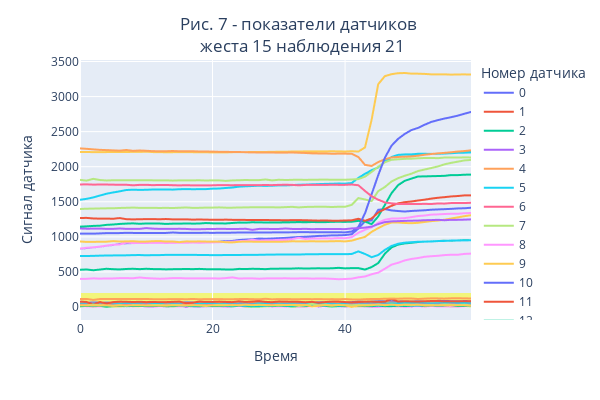

Here is the notebook cell this chart was saved with:
### Markdown cell above
Построим диаграмму сигналов

### Code cell
# Линейная диаграмма
df = df_15_[21]
df_active = df_15_[21][active_sensors_15_21]

fig = px.line(
    data_frame=df,
    x=df.index,
    y=df.columns
)

fig.update_layout(
    title=dict(text='Рис. 7 - показатели датчиков <br> жеста 15 наблюдения 21', x=.5, xanchor='center'),
    xaxis_title_text = 'Время',
    yaxis_title_text = 'Сигнал датчика',
    legend_title_text ='Номер датчика',
    width=600, height=400, 
)

fig.add_hrect(
    y0="0", y1="200",
    fillcolor="yellow", opacity=0.5,
    layer="below", line_width=0,
)
fig.show();   
#fig.write_image('figures/fig.png')

### Figure 1 — Plotly figure (JSON) as saved in the notebook; plotly's stock layout.template omitted (floating-point values rounded to 4 significant figures)
{"data": [{"hovertemplate": "variable=0<br>index=%{x}<br>value=%{y}<extra></extra>", "legendgroup": "0", "line": {"color": "#636efa", "dash": "solid"}, "marker": {"symbol": "circle"}, "mode": "lines", "name": "0", "showlegend": true, "type": "scattergl", "x": [0, 1, 2, 3, 4, 5, 6, 7, 8, 9, 10, 11, 12, 13, 14, 15, 16, 17, 18, 19, 20, 21, 22, 23, 24, 25, 26, 27, 28, 29, 30, 31, 32, 33, 34, 35, 36, 37, 38, 39, 40, 41, 42, 43, 44, 45, 46, 47, 48, 49, 50, 51, 52, 53, 54, 55, 56, 57, 58, 59], "xaxis": "x", "y": [832, 841, 850, 860, 874, 885, 898, 910, 912, 913, 913, 918, 919, 919, 917, 919, 921, 920, 921, 924, 928, 934, 938, 942, 955, 961, 965, 975, 973, 976, 981, 985, 992, 998, 1001, 1007, 1013, 1016, 1021, 1022, 1025, 1038, 1118, 1222, 1235, 1385, 1396, 1377, 1368, 1361, 1369, 1374, 1379, 1387, 1391, 1395, 1399, 1405, 1408, 1415], "yaxis": "y"}, {"hovertemplate": "variable=1<br>index=%{x}<br>value=%{y}<extra></extra>", "legendgroup": "1", "line": {"color": "#EF553B", "dash": "solid"}, "marker": {"symbol": "circle"}, "mode": "lines", "name": "1", "showlegend": true, "type": "scattergl", "x": [0, 1, 2, 3, 4, 5, 6, 7, 8, 9, 10, 11, 12, 13, 14, 15, 16, 17, 18, 19, 20, 21, 22, 23, 24, 25, 26, 27, 28, 29, 30, 31, 32, 33, 34, 35, 36, 37, 38, 39, 40, 41, 42, 43, 44, 45, 46, 47, 48, 49, 50, 51, 52, 53, 54, 55, 56, 57, 58, 59], "xaxis": "x", "y": [13, 12, 13, 9, 11, 14, 12, 10, 16, 31, 16, 11, 14, 17, 18, 17, 4, 15, 14, 14, 9, 17, 17, 15, 14, 12, 21, 16, 12, 10, 6, 15, 7, 17, 14, 11, 16, 13, 10, 11, 11, 13, 18, 18, 14, 13, 15, 13, 10, 12, 15, 16, 14, 12, 13, 19, 14, 17, 14, 16], "yaxis": "y"}, {"hovertemplate": "variable=2<br>index=%{x}<br>value=%{y}<extra></extra>", "legendgroup": "2", "line": {"color": "#00cc96", "dash": "solid"}, "marker": {"symbol": "circle"}, "mode": "lines", "name": "2", "showlegend": true, "type": "scattergl", "x": [0, 1, 2, 3, 4, 5, 6, 7, 8, 9, 10, 11, 12, 13, 14, 15, 16, 17, 18, 19, 20, 21, 22, 23, 24, 25, 26, 27, 28, 29, 30, 31, 32, 33, 34, 35, 36, 37, 38, 39, 40, 41, 42, 43, 44, 45, 46, 47, 48, 49, 50, 51, 52, 53, 54, 55, 56, 57, 58, 59], "xaxis": "x", "y": [1146, 1150, 1156, 1159, 1171, 1176, 1184, 1189, 1192, 1186, 1191, 1190, 1190, 1184, 1188, 1188, 1191, 1189, 1190, 1197, 1193, 1192, 1191, 1198, 1204, 1202, 1208, 1206, 1205, 1204, 1205, 1206, 1208, 1210, 1208, 1212, 1210, 1210, 1214, 1215, 1214, 1216, 1228, 1218, 1181, 1291, 1454, 1622, 1737, 1799, 1830, 1861, 1862, 1865, 1867, 1870, 1881, 1880, 1886, 1888], "yaxis": "y"}, {"hovertemplate": "variable=3<br>index=%{x}<br>value=%{y}<extra></extra>", "legendgroup": "3", "line": {"color": "#ab63fa", "dash": "solid"}, "marker": {"symbol": "circle"}, "mode": "lines", "name": "3", "showlegend": true, "type": "scattergl", "x": [0, 1, 2, 3, 4, 5, 6, 7, 8, 9, 10, 11, 12, 13, 14, 15, 16, 17, 18, 19, 20, 21, 22, 23, 24, 25, 26, 27, 28, 29, 30, 31, 32, 33, 34, 35, 36, 37, 38, 39, 40, 41, 42, 43, 44, 45, 46, 47, 48, 49, 50, 51, 52, 53, 54, 55, 56, 57, 58, 59], "xaxis": "x", "y": [17, 18, 21, 17, 12, 22, 16, 19, 14, 19, 19, 20, 21, 16, 19, 20, 18, 16, 22, 21, 22, 19, 18, 17, 14, 9, 16, 20, 20, 19, 18, 16, 35, 23, 19, 19, 28, 23, 20, 28, 18, 26, 21, 27, 32, 34, 33, 32, 35, 38, 42, 36, 42, 38, 40, 40, 36, 37, 48, 43], "yaxis": "y"}, {"hovertemplate": "variable=4<br>index=%{x}<br>value=%{y}<extra></extra>", "legendgroup": "4", "line": {"color": "#FFA15A", "dash": "solid"}, "marker": {"symbol": "circle"}, "mode": "lines", "name": "4", "showlegend": true, "type": "scattergl", "x": [0, 1, 2, 3, 4, 5, 6, 7, 8, 9, 10, 11, 12, 13, 14, 15, 16, 17, 18, 19, 20, 21, 22, 23, 24, 25, 26, 27, 28, 29, 30, 31, 32, 33, 34, 35, 36, 37, 38, 39, 40, 41, 42, 43, 44, 45, 46, 47, 48, 49, 50, 51, 52, 53, 54, 55, 56, 57, 58, 59], "xaxis": "x", "y": [24, 26, 27, 26, 26, 25, 24, 25, 27, 25, 26, 24, 25, 23, 25, 27, 25, 26, 26, 27, 26, 29, 24, 24, 27, 25, 22, 26, 23, 27, 21, 24, 24, 27, 23, 19, 26, 25, 25, 23, 23, 25, 28, 26, 32, 34, 36, 33, 33, 36, 36, 36, 36, 34, 42, 36, 36, 36, 35, 37], "yaxis": "y"}, {"hovertemplate": "variable=5<br>index=%{x}<br>value=%{y}<extra></extra>", "legendgroup": "5", "line": {"color": "#19d3f3", "dash": "solid"}, "marker": {"symbol": "circle"}, "mode": "lines", "name": "5", "showlegend": true, "type": "scattergl", "x": [0, 1, 2, 3, 4, 5, 6, 7, 8, 9, 10, 11, 12, 13, 14, 15, 16, 17, 18, 19, 20, 21, 22, 23, 24, 25, 26, 27, 28, 29, 30, 31, 32, 33, 34, 35, 36, 37, 38, 39, 40, 41, 42, 43, 44, 45, 46, 47, 48, 49, 50, 51, 52, 53, 54, 55, 56, 57, 58, 59], "xaxis": "x", "y": [1529, 1542, 1562, 1589, 1615, 1633, 1649, 1668, 1672, 1670, 1671, 1675, 1676, 1676, 1674, 1679, 1681, 1679, 1680, 1681, 1687, 1689, 1697, 1703, 1716, 1721, 1725, 1729, 1727, 1729, 1734, 1734, 1738, 1743, 1745, 1749, 1752, 1755, 1757, 1760, 1759, 1768, 1840, 1899, 1950, 1990, 2071, 2138, 2169, 2175, 2176, 2184, 2185, 2182, 2184, 2188, 2193, 2198, 2200, 2204], "yaxis": "y"}, {"hovertemplate": "variable=6<br>index=%{x}<br>value=%{y}<extra></extra>", "legendgroup": "6", "line": {"color": "#FF6692", "dash": "solid"}, "marker": {"symbol": "circle"}, "mode": "lines", "name": "6", "showlegend": true, "type": "scattergl", "x": [0, 1, 2, 3, 4, 5, 6, 7, 8, 9, 10, 11, 12, 13, 14, 15, 16, 17, 18, 19, 20, 21, 22, 23, 24, 25, 26, 27, 28, 29, 30, 31, 32, 33, 34, 35, 36, 37, 38, 39, 40, 41, 42, 43, 44, 45, 46, 47, 48, 49, 50, 51, 52, 53, 54, 55, 56, 57, 58, 59], "xaxis": "x", "y": [41, 42, 40, 40, 42, 42, 42, 41, 44, 41, 42, 42, 42, 42, 42, 40, 43, 43, 43, 40, 43, 40, 41, 41, 44, 41, 41, 42, 43, 42, 41, 44, 43, 43, 41, 40, 43, 41, 44, 42, 46, 41, 44, 48, 43, 49, 46, 48, 46, 48, 48, 49, 49, 49, 49, 48, 49, 50, 51, 54], "yaxis": "y"}, {"hovertemplate": "variable=7<br>index=%{x}<br>value=%{y}<extra></extra>", "legendgroup": "7", "line": {"color": "#B6E880", "dash": "solid"}, "marker": {"symbol": "circle"}, "mode": "lines", "name": "7", "showlegend": true, "type": "scattergl", "x": [0, 1, 2, 3, 4, 5, 6, 7, 8, 9, 10, 11, 12, 13, 14, 15, 16, 17, 18, 19, 20, 21, 22, 23, 24, 25, 26, 27, 28, 29, 30, 31, 32, 33, 34, 35, 36, 37, 38, 39, 40, 41, 42, 43, 44, 45, 46, 47, 48, 49, 50, 51, 52, 53, 54, 55, 56, 57, 58, 59], "xaxis": "x", "y": [7, 8, 2, 8, 2, 6, 5, 9, 6, 8, 13, 12, 8, 4, 5, 6, 4, 6, 4, 8, 7, 10, 1, 5, 12, 1, 5, 4, 7, 5, 8, 8, 3, 2, 2, 13, 10, 8, 8, 8, 3, 7, 5, 6, 3, 9, 4, 7, 5, 3, 8, 8, 4, 10, 7, 6, 4, 3, 10, 7], "yaxis": "y"}, {"hovertemplate": "variable=8<br>index=%{x}<br>value=%{y}<extra></extra>", "legendgroup": "8", "line": {"color": "#FF97FF", "dash": "solid"}, "marker": {"symbol": "circle"}, "mode": "lines", "name": "8", "showlegend": true, "type": "scattergl", "x": [0, 1, 2, 3, 4, 5, 6, 7, 8, 9, 10, 11, 12, 13, 14, 15, 16, 17, 18, 19, 20, 21, 22, 23, 24, 25, 26, 27, 28, 29, 30, 31, 32, 33, 34, 35, 36, 37, 38, 39, 40, 41, 42, 43, 44, 45, 46, 47, 48, 49, 50, 51, 52, 53, 54, 55, 56, 57, 58, 59], "xaxis": "x", "y": [833, 844, 851, 861, 875, 887, 892, 918, 911, 913, 913, 914, 914, 913, 914, 916, 915, 919, 916, 919, 921, 924, 928, 931, 939, 944, 958, 948, 951, 952, 957, 961, 967, 986, 970, 976, 977, 979, 977, 983, 980, 997, 1057, 1101, 1135, 1202, 1244, 1261, 1262, 1267, 1281, 1297, 1304, 1317, 1320, 1326, 1329, 1329, 1337, 1340], "yaxis": "y"}, {"hovertemplate": "variable=9<br>index=%{x}<br>value=%{y}<extra></extra>", "legendgroup": "9", "line": {"color": "#FECB52", "dash": "solid"}, "marker": {"symbol": "circle"}, "mode": "lines", "name": "9", "showlegend": true, "type": "scattergl", "x": [0, 1, 2, 3, 4, 5, 6, 7, 8, 9, 10, 11, 12, 13, 14, 15, 16, 17, 18, 19, 20, 21, 22, 23, 24, 25, 26, 27, 28, 29, 30, 31, 32, 33, 34, 35, 36, 37, 38, 39, 40, 41, 42, 43, 44, 45, 46, 47, 48, 49, 50, 51, 52, 53, 54, 55, 56, 57, 58, 59], "xaxis": "x", "y": [14, 9, 9, 9, 10, 10, 10, 10, 10, 9, 9, 10, 10, 9, 10, 10, 10, 10, 9, 10, 10, 10, 9, 9, 10, 9, 10, 9, 13, 12, 9, 10, 12, 10, 9, 10, 9, 9, 9, 10, 9, 8, 11, 12, 14, 17, 18, 17, 18, 19, 17, 18, 18, 18, 19, 17, 19, 21, 17, 18], "yaxis": "y"}, {"hovertemplate": "variable=10<br>index=%{x}<br>value=%{y}<extra></extra>", "legendgroup": "10", "line": {"color": "#636efa", "dash": "solid"}, "marker": {"symbol": "circle"}, "mode": "lines", "name": "10", "showlegend": true, "type": "scattergl", "x": [0, 1, 2, 3, 4, 5, 6, 7, 8, 9, 10, 11, 12, 13, 14, 15, 16, 17, 18, 19, 20, 21, 22, 23, 24, 25, 26, 27, 28, 29, 30, 31, 32, 33, 34, 35, 36, 37, 38, 39, 40, 41, 42, 43, 44, 45, 46, 47, 48, 49, 50, 51, 52, 53, 54, 55, 56, 57, 58, 59], "xaxis": "x", "y": [63, 62, 64, 64, 62, 64, 64, 66, 66, 65, 68, 66, 66, 66, 65, 66, 66, 67, 66, 66, 66, 66, 66, 67, 67, 67, 67, 68, 67, 69, 72, 67, 68, 67, 68, 68, 68, 70, 69, 69, 70, 70, 75, 75, 78, 81, 82, 81, 80, 83, 80, 82, 82, 84, 87, 86, 84, 83, 85, 84], "yaxis": "y"}, {"hovertemplate": "variable=11<br>index=%{x}<br>value=%{y}<extra></extra>", "legendgroup": "11", "line": {"color": "#EF553B", "dash": "solid"}, "marker": {"symbol": "circle"}, "mode": "lines", "name": "11", "showlegend": true, "type": "scattergl", "x": [0, 1, 2, 3, 4, 5, 6, 7, 8, 9, 10, 11, 12, 13, 14, 15, 16, 17, 18, 19, 20, 21, 22, 23, 24, 25, 26, 27, 28, 29, 30, 31, 32, 33, 34, 35, 36, 37, 38, 39, 40, 41, 42, 43, 44, 45, 46, 47, 48, 49, 50, 51, 52, 53, 54, 55, 56, 57, 58, 59], "xaxis": "x", "y": [29, 15, 25, 29, 20, 32, 24, 23, 29, 25, 25, 28, 23, 32, 32, 27, 28, 27, 31, 34, 25, 36, 20, 33, 22, 26, 36, 25, 19, 24, 23, 26, 23, 25, 21, 26, 29, 17, 24, 22, 19, 29, 30, 24, 26, 32, 34, 34, 28, 49, 30, 32, 34, 43, 34, 41, 49, 44, 37, 44], "yaxis": "y"}, {"hovertemplate": "variable=12<br>index=%{x}<br>value=%{y}<extra></extra>", "legendgroup": "12", "line": {"color": "#00cc96", "dash": "solid"}, "marker": {"symbol": "circle"}, "mode": "lines", "name": "12", "showlegend": true, "type": "scattergl", "x": [0, 1, 2, 3, 4, 5, 6, 7, 8, 9, 10, 11, 12, 13, 14, 15, 16, 17, 18, 19, 20, 21, 22, 23, 24, 25, 26, 27, 28, 29, 30, 31, 32, 33, 34, 35, 36, 37, 38, 39, 40, 41, 42, 43, 44, 45, 46, 47, 48, 49, 50, 51, 52, 53, 54, 55, 56, 57, 58, 59], "xaxis": "x", "y": [531, 535, 524, 534, 545, 539, 536, 542, 545, 540, 545, 541, 540, 537, 539, 540, 542, 540, 543, 539, 538, 538, 535, 534, 543, 541, 545, 543, 540, 546, 546, 547, 548, 552, 548, 550, 552, 550, 552, 558, 551, 554, 554, 534, 569, 626, 759, 849, 889, 907, 915, 926, 932, 935, 940, 945, 944, 949, 954, 952], "yaxis": "y"}, {"hovertemplate": "variable=13<br>index=%{x}<br>value=%{y}<extra></extra>", "legendgroup": "13", "line": {"color": "#ab63fa", "dash": "solid"}, "marker": {"symbol": "circle"}, "mode": "lines", "name": "13", "showlegend": true, "type": "scattergl", "x": [0, 1, 2, 3, 4, 5, 6, 7, 8, 9, 10, 11, 12, 13, 14, 15, 16, 17, 18, 19, 20, 21, 22, 23, 24, 25, 26, 27, 28, 29, 30, 31, 32, 33, 34, 35, 36, 37, 38, 39, 40, 41, 42, 43, 44, 45, 46, 47, 48, 49, 50, 51, 52, 53, 54, 55, 56, 57, 58, 59], "xaxis": "x", "y": [15, 15, 7, 38, 14, 16, 18, 20, 20, 13, 11, 12, 11, 14, 15, 21, 1, 17, 14, 19, 18, 18, 7, 14, 15, 10, 15, 13, 14, 16, 16, 22, 16, 22, 22, 11, 16, 15, 14, 12, 16, 18, 16, 13, 20, 33, 16, 18, 23, 20, 2, 22, 25, 34, 23, 27, 20, 25, 25, 21], "yaxis": "y"}, {"hovertemplate": "variable=14<br>index=%{x}<br>value=%{y}<extra></extra>", "legendgroup": "14", "line": {"color": "#FFA15A", "dash": "solid"}, "marker": {"symbol": "circle"}, "mode": "lines", "name": "14", "showlegend": true, "type": "scattergl", "x": [0, 1, 2, 3, 4, 5, 6, 7, 8, 9, 10, 11, 12, 13, 14, 15, 16, 17, 18, 19, 20, 21, 22, 23, 24, 25, 26, 27, 28, 29, 30, 31, 32, 33, 34, 35, 36, 37, 38, 39, 40, 41, 42, 43, 44, 45, 46, 47, 48, 49, 50, 51, 52, 53, 54, 55, 56, 57, 58, 59], "xaxis": "x", "y": [52, 50, 49, 49, 51, 50, 50, 49, 52, 48, 51, 46, 49, 49, 48, 50, 51, 52, 47, 49, 48, 47, 49, 52, 49, 49, 50, 52, 50, 46, 52, 51, 50, 48, 50, 50, 47, 47, 48, 52, 47, 50, 52, 51, 60, 58, 64, 65, 54, 64, 64, 63, 66, 67, 68, 67, 67, 69, 66, 74], "yaxis": "y"}, {"hovertemplate": "variable=15<br>index=%{x}<br>value=%{y}<extra></extra>", "legendgroup": "15", "line": {"color": "#19d3f3", "dash": "solid"}, "marker": {"symbol": "circle"}, "mode": "lines", "name": "15", "showlegend": true, "type": "scattergl", "x": [0, 1, 2, 3, 4, 5, 6, 7, 8, 9, 10, 11, 12, 13, 14, 15, 16, 17, 18, 19, 20, 21, 22, 23, 24, 25, 26, 27, 28, 29, 30, 31, 32, 33, 34, 35, 36, 37, 38, 39, 40, 41, 42, 43, 44, 45, 46, 47, 48, 49, 50, 51, 52, 53, 54, 55, 56, 57, 58, 59], "xaxis": "x", "y": [727, 727, 729, 732, 734, 735, 736, 737, 740, 741, 737, 740, 740, 743, 743, 744, 744, 743, 742, 741, 740, 740, 741, 742, 742, 743, 743, 744, 746, 747, 748, 749, 748, 748, 751, 753, 753, 754, 754, 754, 753, 756, 793, 756, 710, 741, 814, 870, 902, 917, 924, 930, 932, 934, 940, 942, 947, 948, 950, 951], "yaxis": "y"}, {"hovertemplate": "variable=16<br>index=%{x}<br>value=%{y}<extra></extra>", "legendgroup": "16", "line": {"color": "#FF6692", "dash": "solid"}, "marker": {"symbol": "circle"}, "mode": "lines", "name": "16", "showlegend": true, "type": "scattergl", "x": [0, 1, 2, 3, 4, 5, 6, 7, 8, 9, 10, 11, 12, 13, 14, 15, 16, 17, 18, 19, 20, 21, 22, 23, 24, 25, 26, 27, 28, 29, 30, 31, 32, 33, 34, 35, 36, 37, 38, 39, 40, 41, 42, 43, 44, 45, 46, 47, 48, 49, 50, 51, 52, 53, 54, 55, 56, 57, 58, 59], "xaxis": "x", "y": [33, 36, 23, 35, 37, 33, 36, 34, 33, 33, 34, 30, 36, 27, 33, 33, 36, 35, 38, 33, 33, 36, 36, 33, 36, 35, 34, 36, 39, 32, 36, 34, 34, 36, 33, 34, 33, 33, 35, 30, 35, 34, 35, 37, 39, 37, 35, 40, 37, 37, 38, 35, 38, 37, 35, 39, 40, 39, 38, 42], "yaxis": "y"}, {"hovertemplate": "variable=17<br>index=%{x}<br>value=%{y}<extra></extra>", "legendgroup": "17", "line": {"color": "#B6E880", "dash": "solid"}, "marker": {"symbol": "circle"}, "mode": "lines", "name": "17", "showlegend": true, "type": "scattergl", "x": [0, 1, 2, 3, 4, 5, 6, 7, 8, 9, 10, 11, 12, 13, 14, 15, 16, 17, 18, 19, 20, 21, 22, 23, 24, 25, 26, 27, 28, 29, 30, 31, 32, 33, 34, 35, 36, 37, 38, 39, 40, 41, 42, 43, 44, 45, 46, 47, 48, 49, 50, 51, 52, 53, 54, 55, 56, 57, 58, 59], "xaxis": "x", "y": [1812, 1802, 1827, 1810, 1804, 1807, 1808, 1807, 1806, 1807, 1807, 1806, 1805, 1806, 1802, 1805, 1805, 1805, 1807, 1803, 1806, 1805, 1798, 1805, 1807, 1811, 1808, 1809, 1818, 1805, 1814, 1810, 1813, 1815, 1812, 1815, 1815, 1816, 1814, 1815, 1814, 1818, 1823, 1858, 1925, 2000, 2063, 2098, 2106, 2112, 2114, 2120, 2124, 2125, 2122, 2131, 2131, 2131, 2133, 2132], "yaxis": "y"}, {"hovertemplate": "variable=18<br>index=%{x}<br>value=%{y}<extra></extra>", "legendgroup": "18", "line": {"color": "#FF97FF", "dash": "solid"}, "marker": {"symbol": "circle"}, "mode": "lines", "name": "18", "showlegend": true, "type": "scattergl", "x": [0, 1, 2, 3, 4, 5, 6, 7, 8, 9, 10, 11, 12, 13, 14, 15, 16, 17, 18, 19, 20, 21, 22, 23, 24, 25, 26, 27, 28, 29, 30, 31, 32, 33, 34, 35, 36, 37, 38, 39, 40, 41, 42, 43, 44, 45, 46, 47, 48, 49, 50, 51, 52, 53, 54, 55, 56, 57, 58, 59], "xaxis": "x", "y": [20, 17, 16, 17, 19, 17, 16, 16, 20, 22, 24, 18, 18, 22, 11, 16, 19, 18, 9, 22, 19, 17, 22, 21, 22, 20, 11, 22, 18, 19, 17, 12, 18, 18, 6, 22, 20, 20, 15, 26, 13, 18, 19, 10, 20, 19, 20, 20, 24, 19, 23, 23, 26, 24, 21, 19, 18, 26, 23, 18], "yaxis": "y"}, {"hovertemplate": "variable=19<br>index=%{x}<br>value=%{y}<extra></extra>", "legendgroup": "19", "line": {"color": "#FECB52", "dash": "solid"}, "marker": {"symbol": "circle"}, "mode": "lines", "name": "19", "showlegend": true, "type": "scattergl", "x": [0, 1, 2, 3, 4, 5, 6, 7, 8, 9, 10, 11, 12, 13, 14, 15, 16, 17, 18, 19, 20, 21, 22, 23, 24, 25, 26, 27, 28, 29, 30, 31, 32, 33, 34, 35, 36, 37, 38, 39, 40, 41, 42, 43, 44, 45, 46, 47, 48, 49, 50, 51, 52, 53, 54, 55, 56, 57, 58, 59], "xaxis": "x", "y": [2210, 2210, 2208, 2209, 2209, 2210, 2209, 2210, 2211, 2211, 2214, 2209, 2208, 2206, 2207, 2209, 2208, 2207, 2206, 2206, 2204, 2204, 2204, 2207, 2208, 2208, 2210, 2210, 2210, 2212, 2213, 2213, 2217, 2217, 2218, 2219, 2219, 2219, 2220, 2219, 2217, 2221, 2216, 2274, 2668, 3177, 3291, 3319, 3333, 3336, 3327, 3326, 3323, 3317, 3317, 3317, 3313, 3315, 3316, 3314], "yaxis": "y"}, {"hovertemplate": "variable=20<br>index=%{x}<br>value=%{y}<extra></extra>", "legendgroup": "20", "line": {"color": "#636efa", "dash": "solid"}, "marker": {"symbol": "circle"}, "mode": "lines", "name": "20", "showlegend": true, "type": "scattergl", "x": [0, 1, 2, 3, 4, 5, 6, 7, 8, 9, 10, 11, 12, 13, 14, 15, 16, 17, 18, 19, 20, 21, 22, 23, 24, 25, 26, 27, 28, 29, 30, 31, 32, 33, 34, 35, 36, 37, 38, 39, 40, 41, 42, 43, 44, 45, 46, 47, 48, 49, 50, 51, 52, 53, 54, 55, 56, 57, 58, 59], "xaxis": "x", "y": [19, 13, 18, 18, 18, 17, 18, 17, 18, 19, 19, 18, 19, 18, 19, 17, 17, 18, 14, 18, 19, 19, 20, 19, 17, 16, 18, 20, 19, 19, 22, 18, 18, 19, 18, 17, 17, 17, 18, 19, 21, 20, 21, 19, 21, 20, 22, 18, 21, 21, 17, 22, 23, 21, 23, 20, 22, 19, 22, 20], "yaxis": "y"}, {"hovertemplate": "variable=21<br>index=%{x}<br>value=%{y}<extra></extra>", "legendgroup": "21", "line": {"color": "#EF553B", "dash": "solid"}, "marker": {"symbol": "circle"}, "mode": "lines", "name": "21", "showlegend": true, "type": "scattergl", "x": [0, 1, 2, 3, 4, 5, 6, 7, 8, 9, 10, 11, 12, 13, 14, 15, 16, 17, 18, 19, 20, 21, 22, 23, 24, 25, 26, 27, 28, 29, 30, 31, 32, 33, 34, 35, 36, 37, 38, 39, 40, 41, 42, 43, 44, 45, 46, 47, 48, 49, 50, 51, 52, 53, 54, 55, 56, 57, 58, 59], "xaxis": "x", "y": [1269, 1270, 1262, 1260, 1260, 1258, 1268, 1252, 1249, 1251, 1253, 1253, 1251, 1254, 1249, 1250, 1250, 1245, 1248, 1245, 1244, 1244, 1245, 1243, 1242, 1241, 1240, 1240, 1240, 1239, 1238, 1236, 1239, 1238, 1237, 1234, 1232, 1234, 1230, 1230, 1233, 1236, 1258, 1229, 1262, 1347, 1397, 1442, 1478, 1495, 1504, 1518, 1530, 1545, 1557, 1566, 1576, 1582, 1591, 1591], "yaxis": "y"}, {"hovertemplate": "variable=22<br>index=%{x}<br>value=%{y}<extra></extra>", "legendgroup": "22", "line": {"color": "#00cc96", "dash": "solid"}, "marker": {"symbol": "circle"}, "mode": "lines", "name": "22", "showlegend": true, "type": "scattergl", "x": [0, 1, 2, 3, 4, 5, 6, 7, 8, 9, 10, 11, 12, 13, 14, 15, 16, 17, 18, 19, 20, 21, 22, 23, 24, 25, 26, 27, 28, 29, 30, 31, 32, 33, 34, 35, 36, 37, 38, 39, 40, 41, 42, 43, 44, 45, 46, 47, 48, 49, 50, 51, 52, 53, 54, 55, 56, 57, 58, 59], "xaxis": "x", "y": [26, 29, 27, 21, 32, 28, 28, 31, 30, 30, 31, 31, 26, 28, 26, 28, 27, 31, 28, 21, 29, 28, 28, 26, 27, 25, 26, 33, 27, 31, 38, 26, 31, 30, 26, 34, 30, 33, 27, 27, 25, 28, 33, 25, 30, 29, 32, 34, 33, 36, 37, 40, 37, 37, 37, 35, 36, 34, 43, 36], "yaxis": "y"}, {"hovertemplate": "variable=23<br>index=%{x}<br>value=%{y}<extra></extra>", "legendgroup": "23", "line": {"color": "#ab63fa", "dash": "solid"}, "marker": {"symbol": "circle"}, "mode": "lines", "name": "23", "showlegend": true, "type": "scattergl", "x": [0, 1, 2, 3, 4, 5, 6, 7, 8, 9, 10, 11, 12, 13, 14, 15, 16, 17, 18, 19, 20, 21, 22, 23, 24, 25, 26, 27, 28, 29, 30, 31, 32, 33, 34, 35, 36, 37, 38, 39, 40, 41, 42, 43, 44, 45, 46, 47, 48, 49, 50, 51, 52, 53, 54, 55, 56, 57, 58, 59], "xaxis": "x", "y": [23, 13, 12, 12, 12, 16, 14, 13, 12, 12, 10, 22, 11, 16, 13, 20, 19, 15, 20, 9, 14, 15, 16, 17, 13, 17, 14, 12, 12, 12, 16, 16, 13, 6, 15, 17, 6, 11, 20, 8, 12, 19, 23, 20, 19, 26, 24, 14, 24, 20, 22, 20, 12, 25, 21, 28, 33, 27, 28, 23], "yaxis": "y"}, {"hovertemplate": "variable=24<br>index=%{x}<br>value=%{y}<extra></extra>", "legendgroup": "24", "line": {"color": "#FFA15A", "dash": "solid"}, "marker": {"symbol": "circle"}, "mode": "lines", "name": "24", "showlegend": true, "type": "scattergl", "x": [0, 1, 2, 3, 4, 5, 6, 7, 8, 9, 10, 11, 12, 13, 14, 15, 16, 17, 18, 19, 20, 21, 22, 23, 24, 25, 26, 27, 28, 29, 30, 31, 32, 33, 34, 35, 36, 37, 38, 39, 40, 41, 42, 43, 44, 45, 46, 47, 48, 49, 50, 51, 52, 53, 54, 55, 56, 57, 58, 59], "xaxis": "x", "y": [2261, 2255, 2247, 2240, 2237, 2233, 2229, 2238, 2226, 2231, 2227, 2222, 2220, 2221, 2224, 2220, 2221, 2221, 2217, 2217, 2215, 2212, 2211, 2210, 2210, 2206, 2204, 2203, 2202, 2202, 2201, 2201, 2203, 2199, 2196, 2191, 2189, 2189, 2185, 2186, 2186, 2184, 2139, 2027, 2011, 2066, 2106, 2132, 2139, 2143, 2147, 2157, 2171, 2181, 2190, 2197, 2206, 2216, 2223, 2233], "yaxis": "y"}, {"hovertemplate": "variable=25<br>index=%{x}<br>value=%{y}<extra></extra>", "legendgroup": "25", "line": {"color": "#19d3f3", "dash": "solid"}, "marker": {"symbol": "circle"}, "mode": "lines", "name": "25", "showlegend": true, "type": "scattergl", "x": [0, 1, 2, 3, 4, 5, 6, 7, 8, 9, 10, 11, 12, 13, 14, 15, 16, 17, 18, 19, 20, 21, 22, 23, 24, 25, 26, 27, 28, 29, 30, 31, 32, 33, 34, 35, 36, 37, 38, 39, 40, 41, 42, 43, 44, 45, 46, 47, 48, 49, 50, 51, 52, 53, 54, 55, 56, 57, 58, 59], "xaxis": "x", "y": [44, 44, 44, 44, 43, 43, 44, 46, 45, 45, 44, 50, 44, 38, 45, 44, 44, 43, 45, 45, 44, 43, 44, 43, 45, 44, 42, 49, 44, 45, 45, 45, 44, 44, 45, 44, 44, 44, 44, 43, 45, 44, 46, 45, 47, 47, 49, 52, 52, 52, 59, 53, 52, 52, 53, 52, 53, 54, 53, 52], "yaxis": "y"}, {"hovertemplate": "variable=26<br>index=%{x}<br>value=%{y}<extra></extra>", "legendgroup": "26", "line": {"color": "#FF6692", "dash": "solid"}, "marker": {"symbol": "circle"}, "mode": "lines", "name": "26", "showlegend": true, "type": "scattergl", "x": [0, 1, 2, 3, 4, 5, 6, 7, 8, 9, 10, 11, 12, 13, 14, 15, 16, 17, 18, 19, 20, 21, 22, 23, 24, 25, 26, 27, 28, 29, 30, 31, 32, 33, 34, 35, 36, 37, 38, 39, 40, 41, 42, 43, 44, 45, 46, 47, 48, 49, 50, 51, 52, 53, 54, 55, 56, 57, 58, 59], "xaxis": "x", "y": [31, 32, 28, 34, 30, 32, 30, 30, 32, 32, 35, 30, 26, 33, 32, 32, 34, 31, 26, 28, 30, 32, 33, 32, 33, 37, 33, 33, 29, 32, 32, 33, 32, 34, 31, 33, 29, 31, 30, 32, 30, 34, 35, 33, 37, 36, 34, 32, 32, 33, 34, 35, 35, 34, 35, 36, 37, 34, 32, 35], "yaxis": "y"}, {"hovertemplate": "variable=27<br>index=%{x}<br>value=%{y}<extra></extra>", "legendgroup": "27", "line": {"color": "#B6E880", "dash": "solid"}, "marker": {"symbol": "circle"}, "mode": "lines", "name": "27", "showlegend": true, "type": "scattergl", "x": [0, 1, 2, 3, 4, 5, 6, 7, 8, 9, 10, 11, 12, 13, 14, 15, 16, 17, 18, 19, 20, 21, 22, 23, 24, 25, 26, 27, 28, 29, 30, 31, 32, 33, 34, 35, 36, 37, 38, 39, 40, 41, 42, 43, 44, 45, 46, 47, 48, 49, 50, 51, 52, 53, 54, 55, 56, 57, 58, 59], "xaxis": "x", "y": [1397, 1401, 1403, 1405, 1407, 1408, 1412, 1414, 1417, 1413, 1413, 1413, 1412, 1413, 1411, 1415, 1419, 1413, 1414, 1417, 1417, 1420, 1416, 1416, 1419, 1420, 1422, 1422, 1422, 1422, 1420, 1424, 1428, 1420, 1426, 1428, 1429, 1429, 1425, 1429, 1429, 1456, 1553, 1533, 1509, 1652, 1710, 1789, 1836, 1871, 1900, 1938, 1960, 1981, 2004, 2034, 2055, 2072, 2090, 2097], "yaxis": "y"}, {"hovertemplate": "variable=28<br>index=%{x}<br>value=%{y}<extra></extra>", "legendgroup": "28", "line": {"color": "#FF97FF", "dash": "solid"}, "marker": {"symbol": "circle"}, "mode": "lines", "name": "28", "showlegend": true, "type": "scattergl", "x": [0, 1, 2, 3, 4, 5, 6, 7, 8, 9, 10, 11, 12, 13, 14, 15, 16, 17, 18, 19, 20, 21, 22, 23, 24, 25, 26, 27, 28, 29, 30, 31, 32, 33, 34, 35, 36, 37, 38, 39, 40, 41, 42, 43, 44, 45, 46, 47, 48, 49, 50, 51, 52, 53, 54, 55, 56, 57, 58, 59], "xaxis": "x", "y": [13, 6, 8, 5, 12, 14, 13, 9, 8, 13, 3, 1, 8, 5, 10, 6, 13, 5, 2, 6, 8, 8, 1, 7, 10, 10, 11, 15, 15, 4, 6, 4, 12, 4, 8, 8, 12, 8, 12, 9, 4, 8, 11, 6, 1, 1, 6, 7, 9, 1, 6, 8, 6, 10, 5, 6, 7, 5, 7, 23], "yaxis": "y"}, {"hovertemplate": "variable=29<br>index=%{x}<br>value=%{y}<extra></extra>", "legendgroup": "29", "line": {"color": "#FECB52", "dash": "solid"}, "marker": {"symbol": "circle"}, "mode": "lines", "name": "29", "showlegend": true, "type": "scattergl", "x": [0, 1, 2, 3, 4, 5, 6, 7, 8, 9, 10, 11, 12, 13, 14, 15, 16, 17, 18, 19, 20, 21, 22, 23, 24, 25, 26, 27, 28, 29, 30, 31, 32, 33, 34, 35, 36, 37, 38, 39, 40, 41, 42, 43, 44, 45, 46, 47, 48, 49, 50, 51, 52, 53, 54, 55, 56, 57, 58, 59], "xaxis": "x", "y": [934, 928, 928, 931, 931, 939, 934, 935, 938, 932, 933, 938, 940, 933, 934, 925, 935, 934, 935, 933, 931, 933, 923, 921, 930, 933, 931, 931, 931, 930, 930, 932, 937, 936, 936, 937, 936, 936, 937, 940, 935, 946, 974, 999, 1071, 1125, 1173, 1204, 1204, 1198, 1195, 1200, 1212, 1224, 1232, 1244, 1261, 1278, 1295, 1308], "yaxis": "y"}, {"hovertemplate": "variable=30<br>index=%{x}<br>value=%{y}<extra></extra>", "legendgroup": "30", "line": {"color": "#636efa", "dash": "solid"}, "marker": {"symbol": "circle"}, "mode": "lines", "name": "30", "showlegend": true, "type": "scattergl", "x": [0, 1, 2, 3, 4, 5, 6, 7, 8, 9, 10, 11, 12, 13, 14, 15, 16, 17, 18, 19, 20, 21, 22, 23, 24, 25, 26, 27, 28, 29, 30, 31, 32, 33, 34, 35, 36, 37, 38, 39, 40, 41, 42, 43, 44, 45, 46, 47, 48, 49, 50, 51, 52, 53, 54, 55, 56, 57, 58, 59], "xaxis": "x", "y": [1045, 1046, 1045, 1049, 1053, 1054, 1054, 1057, 1056, 1054, 1055, 1056, 1056, 1056, 1062, 1057, 1057, 1057, 1057, 1058, 1057, 1058, 1058, 1060, 1062, 1062, 1062, 1063, 1062, 1063, 1064, 1064, 1065, 1067, 1067, 1066, 1066, 1066, 1065, 1066, 1064, 1076, 1140, 1334, 1607, 1879, 2127, 2299, 2397, 2467, 2522, 2553, 2598, 2638, 2664, 2687, 2706, 2728, 2755, 2781], "yaxis": "y"}, {"hovertemplate": "variable=31<br>index=%{x}<br>value=%{y}<extra></extra>", "legendgroup": "31", "line": {"color": "#EF553B", "dash": "solid"}, "marker": {"symbol": "circle"}, "mode": "lines", "name": "31", "showlegend": true, "type": "scattergl", "x": [0, 1, 2, 3, 4, 5, 6, 7, 8, 9, 10, 11, 12, 13, 14, 15, 16, 17, 18, 19, 20, 21, 22, 23, 24, 25, 26, 27, 28, 29, 30, 31, 32, 33, 34, 35, 36, 37, 38, 39, 40, 41, 42, 43, 44, 45, 46, 47, 48, 49, 50, 51, 52, 53, 54, 55, 56, 57, 58, 59], "xaxis": "x", "y": [78, 72, 34, 72, 51, 70, 76, 75, 71, 74, 70, 72, 69, 70, 73, 77, 55, 62, 77, 72, 73, 76, 72, 70, 81, 72, 77, 83, 73, 69, 78, 76, 75, 74, 68, 73, 61, 71, 76, 76, 71, 66, 71, 75, 76, 72, 75, 116, 77, 82, 79, 76, 82, 85, 85, 80, 80, 80, 83, 82], "yaxis": "y"}, {"hovertemplate": "variable=32<br>index=%{x}<br>value=%{y}<extra></extra>", "legendgroup": "32", "line": {"color": "#00cc96", "dash": "solid"}, "marker": {"symbol": "circle"}, "mode": "lines", "name": "32", "showlegend": true, "type": "scattergl", "x": [0, 1, 2, 3, 4, 5, 6, 7, 8, 9, 10, 11, 12, 13, 14, 15, 16, 17, 18, 19, 20, 21, 22, 23, 24, 25, 26, 27, 28, 29, 30, 31, 32, 33, 34, 35, 36, 37, 38, 39, 40, 41, 42, 43, 44, 45, 46, 47, 48, 49, 50, 51, 52, 53, 54, 55, 56, 57, 58, 59], "xaxis": "x", "y": [13, 14, 16, 16, 5, 13, 15, 11, 15, 15, 12, 13, 16, 11, 12, 18, 17, 11, 11, 13, 13, 12, 14, 10, 18, 16, 8, 11, 15, 13, 17, 14, 10, 16, 15, 14, 16, 16, 7, 13, 12, 11, 15, 13, 12, 19, 12, 11, 19, 14, 18, 20, 15, 20, 17, 19, 24, 14, 14, 22], "yaxis": "y"}, {"hovertemplate": "variable=33<br>index=%{x}<br>value=%{y}<extra></extra>", "legendgroup": "33", "line": {"color": "#ab63fa", "dash": "solid"}, "marker": {"symbol": "circle"}, "mode": "lines", "name": "33", "showlegend": true, "type": "scattergl", "x": [0, 1, 2, 3, 4, 5, 6, 7, 8, 9, 10, 11, 12, 13, 14, 15, 16, 17, 18, 19, 20, 21, 22, 23, 24, 25, 26, 27, 28, 29, 30, 31, 32, 33, 34, 35, 36, 37, 38, 39, 40, 41, 42, 43, 44, 45, 46, 47, 48, 49, 50, 51, 52, 53, 54, 55, 56, 57, 58, 59], "xaxis": "x", "y": [1119, 1116, 1117, 1118, 1114, 1114, 1119, 1114, 1113, 1114, 1125, 1117, 1114, 1114, 1113, 1115, 1113, 1108, 1109, 1111, 1112, 1114, 1113, 1111, 1113, 1115, 1100, 1113, 1114, 1112, 1113, 1119, 1113, 1112, 1114, 1110, 1112, 1112, 1111, 1112, 1110, 1120, 1124, 1132, 1146, 1182, 1210, 1221, 1224, 1228, 1230, 1232, 1237, 1239, 1243, 1237, 1243, 1243, 1245, 1249], "yaxis": "y"}, {"hovertemplate": "variable=34<br>index=%{x}<br>value=%{y}<extra></extra>", "legendgroup": "34", "line": {"color": "#FFA15A", "dash": "solid"}, "marker": {"symbol": "circle"}, "mode": "lines", "name": "34", "showlegend": true, "type": "scattergl", "x": [0, 1, 2, 3, 4, 5, 6, 7, 8, 9, 10, 11, 12, 13, 14, 15, 16, 17, 18, 19, 20, 21, 22, 23, 24, 25, 26, 27, 28, 29, 30, 31, 32, 33, 34, 35, 36, 37, 38, 39, 40, 41, 42, 43, 44, 45, 46, 47, 48, 49, 50, 51, 52, 53, 54, 55, 56, 57, 58, 59], "xaxis": "x", "y": [113, 115, 101, 113, 114, 115, 113, 114, 114, 113, 115, 111, 111, 111, 113, 113, 110, 115, 110, 113, 113, 113, 110, 111, 113, 114, 112, 110, 117, 109, 113, 113, 111, 111, 113, 111, 113, 110, 112, 110, 113, 108, 106, 111, 114, 113, 118, 119, 118, 121, 121, 114, 119, 123, 122, 120, 124, 125, 123, 121], "yaxis": "y"}, {"hovertemplate": "variable=35<br>index=%{x}<br>value=%{y}<extra></extra>", "legendgroup": "35", "line": {"color": "#19d3f3", "dash": "solid"}, "marker": {"symbol": "circle"}, "mode": "lines", "name": "35", "showlegend": true, "type": "scattergl", "x": [0, 1, 2, 3, 4, 5, 6, 7, 8, 9, 10, 11, 12, 13, 14, 15, 16, 17, 18, 19, 20, 21, 22, 23, 24, 25, 26, 27, 28, 29, 30, 31, 32, 33, 34, 35, 36, 37, 38, 39, 40, 41, 42, 43, 44, 45, 46, 47, 48, 49, 50, 51, 52, 53, 54, 55, 56, 57, 58, 59], "xaxis": "x", "y": [23, 21, 23, 22, 22, 23, 22, 21, 23, 23, 21, 22, 22, 22, 23, 21, 22, 22, 22, 24, 24, 22, 19, 20, 23, 21, 22, 21, 17, 22, 24, 23, 22, 22, 23, 20, 23, 23, 22, 22, 22, 22, 23, 25, 27, 27, 28, 28, 32, 29, 26, 23, 30, 30, 30, 30, 30, 30, 31, 30], "yaxis": "y"}, {"hovertemplate": "variable=36<br>index=%{x}<br>value=%{y}<extra></extra>", "legendgroup": "36", "line": {"color": "#FF6692", "dash": "solid"}, "marker": {"symbol": "circle"}, "mode": "lines", "name": "36", "showlegend": true, "type": "scattergl", "x": [0, 1, 2, 3, 4, 5, 6, 7, 8, 9, 10, 11, 12, 13, 14, 15, 16, 17, 18, 19, 20, 21, 22, 23, 24, 25, 26, 27, 28, 29, 30, 31, 32, 33, 34, 35, 36, 37, 38, 39, 40, 41, 42, 43, 44, 45, 46, 47, 48, 49, 50, 51, 52, 53, 54, 55, 56, 57, 58, 59], "xaxis": "x", "y": [1747, 1748, 1745, 1746, 1746, 1744, 1742, 1743, 1735, 1741, 1742, 1737, 1740, 1740, 1736, 1734, 1736, 1734, 1733, 1735, 1735, 1738, 1737, 1736, 1738, 1737, 1737, 1738, 1739, 1738, 1741, 1743, 1741, 1735, 1740, 1741, 1740, 1741, 1743, 1742, 1742, 1746, 1736, 1655, 1579, 1530, 1491, 1478, 1468, 1469, 1468, 1468, 1470, 1468, 1476, 1474, 1482, 1483, 1482, 1486], "yaxis": "y"}, {"hovertemplate": "variable=37<br>index=%{x}<br>value=%{y}<extra></extra>", "legendgroup": "37", "line": {"color": "#B6E880", "dash": "solid"}, "marker": {"symbol": "circle"}, "mode": "lines", "name": "37", "showlegend": true, "type": "scattergl", "x": [0, 1, 2, 3, 4, 5, 6, 7, 8, 9, 10, 11, 12, 13, 14, 15, 16, 17, 18, 19, 20, 21, 22, 23, 24, 25, 26, 27, 28, 29, 30, 31, 32, 33, 34, 35, 36, 37, 38, 39, 40, 41, 42, 43, 44, 45, 46, 47, 48, 49, 50, 51, 52, 53, 54, 55, 56, 57, 58, 59], "xaxis": "x", "y": [24, 26, 32, 28, 24, 19, 28, 17, 28, 26, 23, 29, 28, 24, 29, 28, 24, 27, 22, 13, 25, 31, 30, 23, 27, 32, 26, 30, 24, 24, 22, 26, 29, 15, 25, 45, 25, 35, 25, 31, 27, 25, 30, 28, 30, 32, 28, 33, 28, 30, 27, 31, 28, 29, 26, 36, 31, 28, 34, 22], "yaxis": "y"}, {"hovertemplate": "variable=38<br>index=%{x}<br>value=%{y}<extra></extra>", "legendgroup": "38", "line": {"color": "#FF97FF", "dash": "solid"}, "marker": {"symbol": "circle"}, "mode": "lines", "name": "38", "showlegend": true, "type": "scattergl", "x": [0, 1, 2, 3, 4, 5, 6, 7, 8, 9, 10, 11, 12, 13, 14, 15, 16, 17, 18, 19, 20, 21, 22, 23, 24, 25, 26, 27, 28, 29, 30, 31, 32, 33, 34, 35, 36, 37, 38, 39, 40, 41, 42, 43, 44, 45, 46, 47, 48, 49, 50, 51, 52, 53, 54, 55, 56, 57, 58, 59], "xaxis": "x", "y": [402, 402, 408, 404, 407, 407, 411, 411, 410, 421, 412, 407, 403, 406, 412, 412, 408, 409, 409, 409, 409, 406, 412, 422, 406, 408, 408, 403, 407, 408, 407, 410, 406, 407, 409, 405, 406, 406, 402, 396, 399, 404, 423, 435, 467, 490, 545, 604, 630, 664, 685, 698, 716, 724, 730, 740, 745, 745, 757, 761], "yaxis": "y"}, {"hovertemplate": "variable=39<br>index=%{x}<br>value=%{y}<extra></extra>", "legendgroup": "39", "line": {"color": "#FECB52", "dash": "solid"}, "marker": {"symbol": "circle"}, "mode": "lines", "name": "39", "showlegend": true, "type": "scattergl", "x": [0, 1, 2, 3, 4, 5, 6, 7, 8, 9, 10, 11, 12, 13, 14, 15, 16, 17, 18, 19, 20, 21, 22, 23, 24, 25, 26, 27, 28, 29, 30, 31, 32, 33, 34, 35, 36, 37, 38, 39, 40, 41, 42, 43, 44, 45, 46, 47, 48, 49, 50, 51, 52, 53, 54, 55, 56, 57, 58, 59], "xaxis": "x", "y": [23, 22, 23, 22, 23, 15, 22, 22, 24, 23, 22, 21, 21, 19, 24, 23, 23, 24, 26, 22, 23, 23, 24, 28, 24, 33, 26, 33, 28, 25, 31, 28, 31, 28, 29, 7, 17, 28, 18, 28, 23, 0, 19, 22, 25, 36, 25, 35, 26, 35, 32, 34, 22, 23, 26, 24, 24, 26, 24, 24], "yaxis": "y"}], "layout": {"height": 400, "legend": {"title": {"text": "Номер датчика"}, "tracegroupgap": 0}, "margin": {"t": 60}, "shapes": [{"fillcolor": "yellow", "layer": "below", "line": {"width": 0}, "opacity": 0.5, "type": "rect", "x0": 0, "x1": 1, "xref": "x domain", "y0": "0", "y1": "200", "yref": "y"}], "title": {"text": "Рис. 7 - показатели датчиков <br> жеста 15 наблюдения 21", "x": 0.5, "xanchor": "center"}, "width": 600, "xaxis": {"anchor": "y", "domain": [0, 1], "title": {"text": "Время"}}, "yaxis": {"anchor": "x", "domain": [0, 1], "title": {"text": "Сигнал датчика"}}}}
